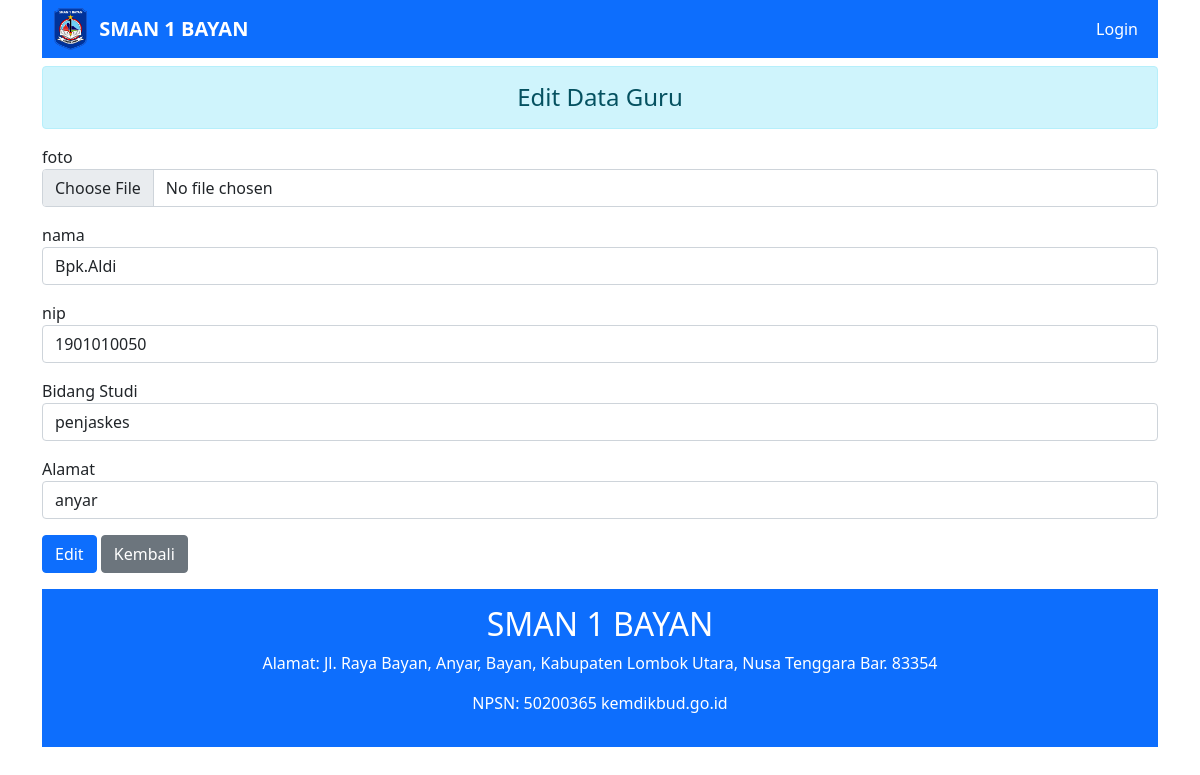
Page /Websekolah/edit.php?url-nomor=26 on the committed database.
### tables this page shows
CREATE TABLE `tbl_guru` (
  `nomor` int(11) NOT NULL,
  `foto` varchar(255) NOT NULL,
  `nama` varchar(60) NOT NULL,
  `nip` int(70) NOT NULL,
  `bidang_studi` varchar(30) NOT NULL,
  `alamat` varchar(50) NOT NULL
);

### Websekolah/edit.php (the view, shortened to what this page needs)
<!DOCTYPE html>
<html lang="en">
<head>
    <link rel="stylesheet" href="bootstrap/css/bootstrap.min.css">
</head>
<body>
    <div class="container">
        <?php
        include 'navbar.php';
        ?>
        <h4 style="text-align: center;" class="alert alert-info mt-2"> Edit Data Guru</h4>
        <?php
        require 'setting.php';
        if (isset($_GET['url-nomor'])) {
            $input_id = $_GET['url-nomor'];
            $query = "SELECT * FROM tbl_guru WHERE nomor ='$input_id'";
            $result = mysqli_query($koneksi, $query);
            $data = mysqli_fetch_object($result);
        }
        ?>
        <form action="#" method="Post">
            <div class="mb-3">
                <label for="">foto</label>
                <input type="file" name="txtfile" class="form-control" value="<?= $data->foto; ?>">
            </div>
            <div class="mb-3">
                <label for="">nama</label>
                <input type="text" name="txtnama" class="form-control" value="<?= $data->nama; ?>">
            </div>
            <div class="mb-3">
                <label for="">nip</label>
                <input type="text" name="txtnip" class="form-control" value="<?= $data->nip; ?>">
            </div>
            <div class="mb-3">
                <label for="">Bidang Studi</label>
                <input type="text" name="txtbidang_studi" class="form-control" value="<?= $data->bidang_studi; ?>">
            </div>
            <div class="mb-3">
                <label for="">Alamat</label>
                <input type="text" name="txtalamat" class="form-control" value="<?= $data->alamat; ?>">
            </div>
            <input type="submit" name="simpan" value="Edit" class="btn btn-primary mb-3">
            <a href="home.php" class="btn btn-secondary mb-3">Kembali</a>
        </form>
        <?php
        include 'footer.php';
        ?>
    </div>
</body>
</html>

### rows in the picture
tbl_guru: txtnama "Bpk.Aldi", txtnip "1901010050", txtbidang_studi "penjaskes", txtalamat "anyar"
